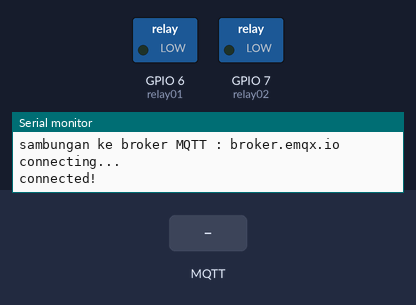
Bench run of a sketch on a simulated ESP32-C3. Parts: switched loads named in the sketch (green lamp = pin HIGH), the last lines printed to the serial monitor. Inputs (shaded band) come from the test bench. WiFi joins after 1.5 s; servers stay silent unless stated; no MQTT or app messages arrive unless stated.

Above: at 3.2 s.
3.3 s: MQTT message "on" arrives on the second subscribed topic
At 3.8 s:
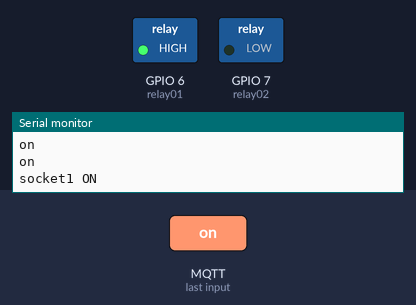
4.8 s: MQTT message "on" arrives on the third subscribed topic
At 5.2 s:
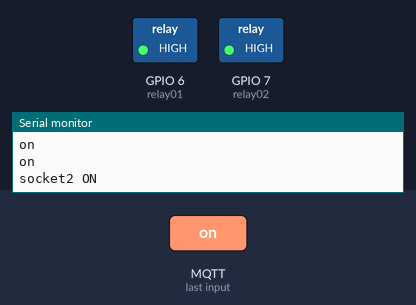
6.3 s: MQTT message "off" arrives on the second subscribed topic
At 7.5 s:
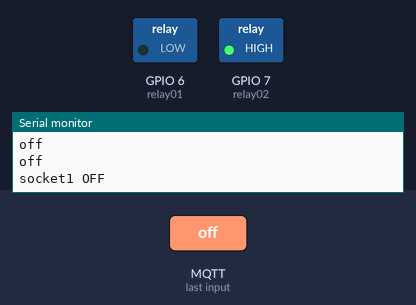
7.8 s: MQTT message "off" arrives on the third subscribed topic
At 8.5 s:
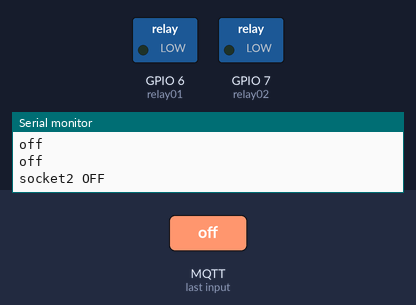
Timing chart, 0 to 10.3 s (numbered marks = the images above; inputs shaded):
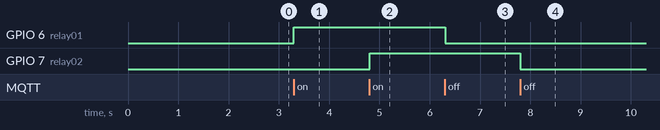

Measured:
- after the input at 3.3 s, GPIO 6 (relay01): LOW → HIGH at once
- after the input at 4.8 s, GPIO 7 (relay02): LOW → HIGH at once
- after the input at 6.3 s, GPIO 6 (relay01): HIGH → LOW at once
- after the input at 7.8 s, GPIO 7 (relay02): HIGH → LOW at once

The sketch:

ptsb_lab3_mqtt.ino
```cpp
/*------------------------------------------------------------------
  ===================  Seksyen 1 - HEADER        ===================
  ------------------------------------------------------------------*/

//-------------------------------------------------------------------
//=  A. - Library  include and define  yang diperlukan              =
//-------------------------------------------------------------------

#include <WiFi.h>
#include <MQTT.h>
#include "DHT.h"

//--------------------------------------------------------------------------
//-----b. - ISTIHAR Sambungan nama Pin dengan Nombor Fizikal PIN ----
//--------------------------------------------------------------------------

#define relay01     6  // digital OUTPUT - RELAY 1
#define relay02     7  // digital OUTPUT - RELAY 2
#define DHTPIN      5
#define DHTTYPE DHT22


// ~~~~~~~~~~~~~~~~~~~~ PENTING ~~~~~~~~~~~~~~~~~~~~~~~~
// ------ Sila edit nama atau ID ikut keperluan --------
#define Client_Id   "id_anda___ESP32c3"
#define NamaBroker  "broker.emqx.io"
//#define namaSSID    "IoT";
//#define SSIDpwd     "iot@kksj2023";
#define namaSSID    "PTSB CNC";
#define SSIDpwd     "ptsb@cnclab";
// ~~~~~~~~~~~~~~~~~~~  TAMMAT   ~~~~~~~~~~~~~~~~~~~~~~~

//-----c.  - ISTIHAR  constant dan pembolehubah------------------------------
//---Penetapan nama Pembolehubah yg diumpukkan kepada satu nilai awal  --
const char ssid[] = namaSSID;
const char pass[] = SSIDpwd;

//------ ISTIHAR Pemboleh ubah dengan jenis Data yang digunakan---
unsigned long lastMillis = 0;

//-----d. - Cipta Objek dari Librari berkaitan------------------ ----
//--------------------------------------------------------------------------

WiFiClient net;
MQTTClient client;

DHT dht(DHTPIN, DHTTYPE);


//##################  Seksyen 1 - TAMAT #############################
//--------------FUNCTION----------------------------

void connect() {
  Serial.print("sambungan ke wifi...");
  while (WiFi.status() != WL_CONNECTED) {
    Serial.print(".");
    delay(1000);
  }
  Serial.println("");
  Serial.print("sambungan WiFi berjaya ..... ");
  Serial.print("IP address: ");
  Serial.println(WiFi.localIP()); // Print the IP address

  Serial.print("sambungan ke broker MQTT : ");
  Serial.println(NamaBroker);

  Serial.print("\nconnecting...");
  while (!client.connect(Client_Id)) {
    Serial.print(".");
    delay(1000);
  }
  Serial.println("\nconnected!");
  client.subscribe("topicAnda/xxxx");
  client.subscribe("topicAnda/relay1");
  client.subscribe("topicAnda/relay2");
  // -- tambah subcribe disini ---

}

void messageReceived(String &topic, String &payload) {
  //Serial.println("incoming: " + topic + " - " + payload);
   Serial.println(payload);

  //   ----Tulis Kod Kawalan ( subsribe here ) ---------------------

  //==========================Relay 1 Control ========================

  if(String(topic) == "topicAnda/relay1")
  {
      if(payload =="on")
      {
      Serial.println(payload);
      digitalWrite(relay01,HIGH);
      Serial.println("socket1 ON");

      }

      else if(payload =="off")
      {
        Serial.println(payload);
        digitalWrite(relay01,LOW);
        Serial.println("socket1 OFF");
      }
  }

  //==========================Relay 2 Control ========================

   if(String(topic) == "topicAnda/relay2")
  {
      if(payload =="on")
      {
      Serial.println(payload);
      digitalWrite(relay02,HIGH);
      Serial.println("socket2 ON");

      }

      else if(payload =="off")
      {
        Serial.println(payload);
        digitalWrite(relay02,LOW);
        Serial.println("socket2 OFF");

      }
  }

  //--------------------------- END --------------------
}

//###################################################
//==================  Seksyen 2 - Fungsi Setup ======================
//-------------------------------------------------------------------

void setup() {
  pinMode(relay01,OUTPUT);
  pinMode(relay02,OUTPUT);

  Serial.begin(115200); // initialize serial
  WiFi.begin(ssid, pass);

  client.begin(NamaBroker, net);
  client.onMessage(messageReceived);
  connect();

  dht.begin();

}
//##################  Seksyen 2 - TAMAT #############################

//==============  Seksyen 3 - Fungsi Utama (LOOP) ===================
//-------------------------------------------------------------------
void loop() {

 client.loop();
 delay(10);  // <- fixes some issues with WiFi stability

  if (!client.connected()) {
    connect();
  }

// publish a message roughly every second.
  if (millis() - lastMillis > 2000) {
  lastMillis = millis();

  //------SENSOR 1 -------------------------------------------------------------


 //------SENSOR 2 -------------------------------------------------------------


  }
}

//##################  Seksyen 3 - TAMAT #############################
```
